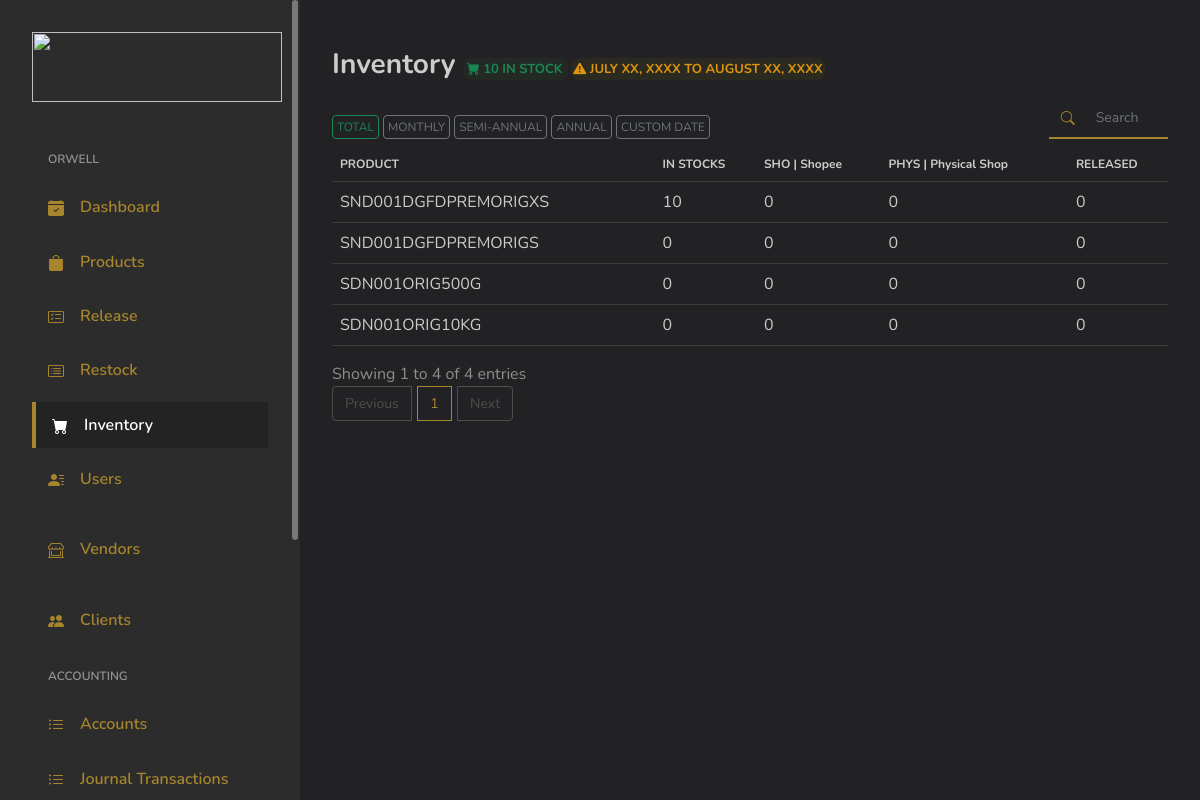
Page /index.php/admin/inventory on the earlier database version.
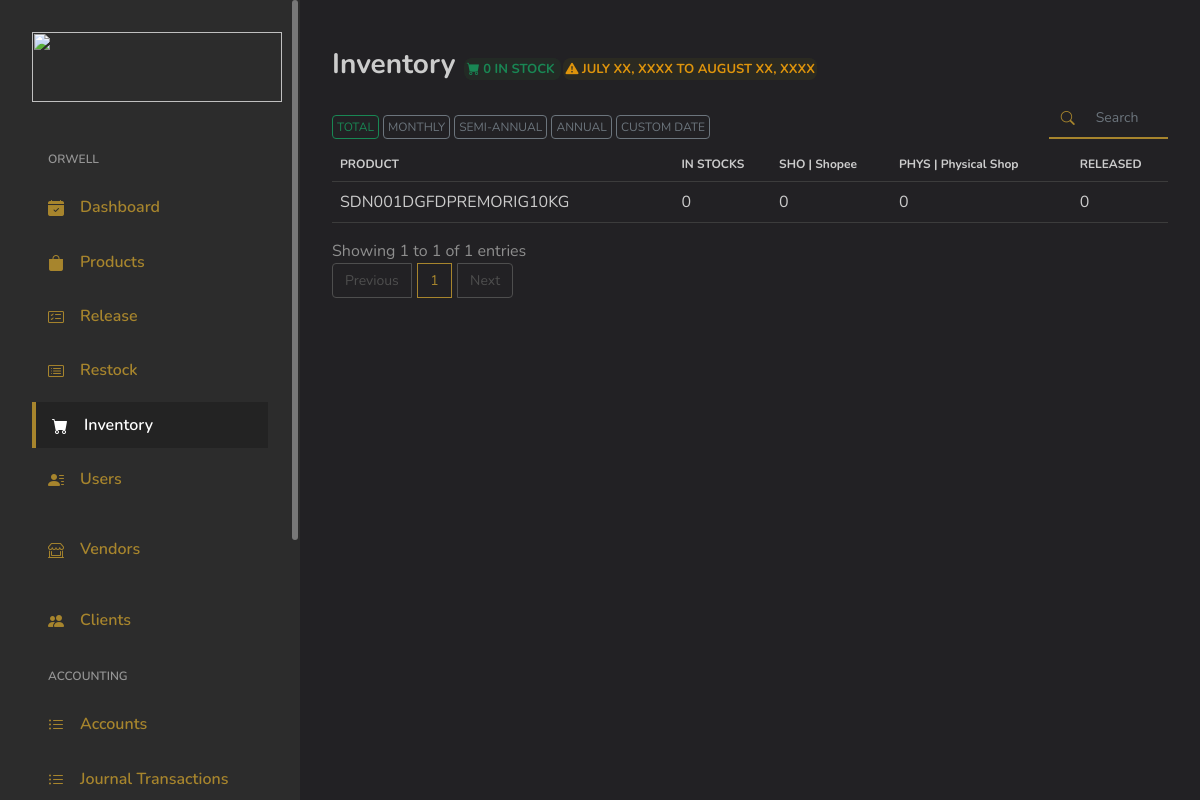
Same page on the later database version.
### tables this page shows
CREATE TABLE `products` (
  `ID` int(11) NOT NULL,
  `U_ID` int(11) DEFAULT NULL,
  `Code` varchar(255) DEFAULT NULL,
  `Product_Name` varchar(255) DEFAULT NULL,
  `Description` text DEFAULT NULL,
  `InStock` int(255) DEFAULT 0,
  `Released` int(255) DEFAULT 0,
  `Product_Category` varchar(255) DEFAULT NULL,
  `Product_Weight` varchar(255) DEFAULT NULL,
  `Price_PerItem` varchar(255) DEFAULT NULL,
  `Cost_PerItem` varchar(255) DEFAULT NULL,
  `DateAdded` varchar(255) DEFAULT NULL,
  `PriceSelling` varchar(255) DEFAULT '0',
  `Barcode_Images` varchar(255) DEFAULT NULL,
  `Status` int(11) DEFAULT NULL COMMENT '1 = added\r\n2 = archive\r\n3 = removed'
);

### application/controllers/Admin.php (called while the page is built, shortened)
<?php
class Admin extends MY_Controller {
	public $globalData = [];
	public function __construct()
	{
		$this->load->model('Model_Selects');
		$this->load->model('Model_Security');
		$this->load->model('Model_Inserts');
		$this->load->model('Model_Logbook');
		$this->load->model('Model_Updates');
		$this->load->model('Model_Deletes');
	}
	public function inventory()
	{
		$data = [];
		$data = array_merge($data, $this->globalData);
		$header['pageTitle'] = 'Inventory';
		$data['globalHeader'] = $this->load->view('main/globals/header', $header);
		$this->load->view('admin/inventory', $data);
	}
}

### index.php (called while the page is built, shortened)
<?php
require_once BASEPATH.'core/CodeIgniter.php';

### application/models/Model_Selects.php (called while the page is built, shortened)
<?php
class Model_Selects extends CI_Model {
	public function GetAllProducts()
	{
		$this->db->select('*');
		$this->db->order_by('ID', 'asc');
		$result = $this->db->get('products');
		return $result;
	}
}

### application/views/admin/inventory.php (the view, shortened to what this page needs)
<?php
$totalStocks = 0;
$getAllProducts = $this->Model_Selects->GetAllProducts();
if ($getAllProducts->num_rows() > 0) {
	foreach ($getAllProducts->result_array() as $row) {
		$totalStocks += $row['InStock'];
	}
}
?>
</head>
<body>
<div id="app">
	<?php $this->load->view('main/template/sidebar') ?>
	<div id="main">
		<div class="page-heading">
			<div class="page-title">
				<div class="row">
					<div class="col-sm-12">
						<h3>Inventory
							<span class="text-center success-banner-sm">
								<i class="bi bi-cart-fill"></i> <?=$totalStocks;?> IN STOCK
							</span>
							<span class="text-center info-banner-sm">
								<i class="bi bi-exclamation-triangle-fill"></i> JULY XX, XXXX TO AUGUST XX, XXXX
							</span>
						</h3>
					</div>
					<div class="col-sm-12 col-md-10 pt-4 pb-2">
						<button type="button" class="btn btn-sm-success">TOTAL</button>
						<button type="button" class="btn btn-sm-secondary disabled-hover">MONTHLY</button>
						<button type="button" class="btn btn-sm-secondary disabled-hover">SEMI-ANNUAL</button>
						<button type="button" class="btn btn-sm-secondary disabled-hover">ANNUAL</button>
						<button type="button" class="btn btn-sm-secondary disabled-hover">CUSTOM DATE</button>
					</div>
					<div class="col-sm-12 col-md-2 mr-auto pt-4 pb-2" style="margin-top: -15px;">
						<div class="input-group">
							<div class="input-group-prepend">
								<span class="input-group-text" style="font-size: 14px;"><i class="bi bi-search h-100 w-100" style="margin-top: 5px;"></i></span>
							</div>
							<input type="text" id="tableSearch" class="form-control" placeholder="Search" style="font-size: 14px;">
						</div>
					</div>
				</div>
			</div>
			<section class="section">
				<div class="table-responsive">
					<table id="productsTable" class="table">
						<thead style="font-size: 12px;">
							<th>PRODUCT</th>
							<th>IN STOCKS</th>
							<th>SHO | Shopee</th>
							<th>PHYS | Physical Shop</th>
							<th>RELEASED</th>
						</thead>
						<tbody>
							<?php
							if ($getAllProducts->num_rows() > 0):
								foreach ($getAllProducts->result_array() as $row): ?>
									<tr>
										<td>
											<?=$row['Code'];?>
										</td>
										<td>
											<?=$row['InStock'];?>
										</td>
										<td>
											0
										</td>
										<td>
											0
										</td>
										<td>
											<?=$row['Released']?>
										</td>
									</tr>
							<?php endforeach;
							endif; ?>
						</tbody>
					</table>
				</div>
			</section>
		</div>
	</div>
</div>
</body>
</html>

### application/views/main/globals/header.php (shortened to what this page needs)
<!DOCTYPE html>
<html lang="en">
<head>
	<link rel="stylesheet" href="<?=base_url()?>/assets/css/bootstrap.css">
	<link rel="stylesheet" href="<?=base_url()?>/assets/vendors/perfect-scrollbar/perfect-scrollbar.css">
	<link rel="stylesheet" href="<?=base_url()?>/assets/vendors/bootstrap-icons/bootstrap-icons.css">
	<link rel="stylesheet" href="<?=base_url()?>/assets/css/app.css">
	<link href="<?=base_url();?>assets/css/style.css?v5" rel="stylesheet">

### application/views/main/template/sidebar.php (shortened to what this page needs)
<div id="sidebar" class="active">
	<div class="sidebar-wrapper active">
		<div class="sidebar-header">
			<div class="d-flex justify-content-between">
				<div class="logo">
					<a href="index.html"><img src="<?=base_url() . 'assets/images/manalok9_logo.png'?>" width="250" height="70"></a>
				</div>
			</div>
		</div>
		<div class="sidebar-menu">
			<ul class="menu">
				<li class="sidebar-title">ORWELL</li>
				<li class="sidebar-item sidebar-admin-dashboard">
					<a href="<?=base_url().'admin'?>" class='sidebar-link'>
						<i class="bi bi-calendar-check-fill"></i>
						<span>Dashboard</span>
					</a>
				</li>
				<li class="sidebar-item sidebar-admin-products">
					<a href="<?=base_url().'admin/products'?>" class='sidebar-link'>
						<i class="bi bi-bag-fill"></i>
						<span>Products</span>
					</a>
				</li>
				<li class="sidebar-item sidebar-admin-release_product">
					<a href="<?=base_url()?>admin/product_releasing" class='sidebar-link'>
						<i class="bi bi-card-checklist"></i>
						<span>Release </span>
					</a>
				</li>
				<li class="sidebar-item sidebar-admin-restock_product">
					<a href="<?=base_url()?>admin/product_restocking" class='sidebar-link'>
						<i class="bi bi-card-list"></i>
						<span>Restock </span>
					</a>
				</li>
				<li class="sidebar-item sidebar-admin-inventory">
					<a href="<?=base_url().'admin/inventory'?>" class='sidebar-link'>
						<i class="bi bi-cart-fill"></i>
						<span>Inventory</span>
					</a>
				</li>
				<li class="sidebar-item sidebar-admin-employees">
					<a href="<?=base_url().'admin/users'?>" class='sidebar-link'>
						<i class="bi bi-person-lines-fill"></i>
						<span>Users</span>
					</a>
				</li>
				<li class="sidebar-item sidebar-admin-vendors pt-3">
					<a href="<?=base_url().'admin/vendors'?>" class='sidebar-link'>
						<i class="bi bi-shop-window"></i>
						<span>Vendors</span>
					</a>
				</li>
				<li class="sidebar-item sidebar-admin-clients pt-3">
					<a href="<?=base_url().'admin/clients'?>" class='sidebar-link'>
						<i class="bi bi-people-fill"></i>
						<span>Clients</span>
					</a>
				</li>
				<li class="sidebar-title">ACCOUNTING</li>
				<li class="sidebar-item sidebar-admin-accounting-accounts">
					<a href="<?=base_url().'admin/accounts'?>" class='sidebar-link'>
						<i class="bi bi-list-ul"></i>
						<span>Accounts</span>
					</a>
				</li>
				<li class="sidebar-item sidebar-admin-accounting-journal-transactions">
					<a href="<?=base_url().'admin/journals'?>" class='sidebar-link'>
						<i class="bi bi-list-ul"></i>
						<span>Journal Transactions</span>
					</a>
				</li>
			</ul>
		</div>
	</div>
</div>

### assets/css/app.css (style rules this page uses)
#sidebar.active .sidebar-wrapper { left:0 }
.sidebar-wrapper { width:300px;height:100vh;position:fixed;top:0;z-index:10;overflow-y:auto;background-color:#fff;bottom:0;transition:left .5s ease-out }
.sidebar-wrapper .sidebar-header { padding:2rem 2rem 1rem;font-size:2rem;font-weight:700 }
.sidebar-wrapper .sidebar-header img { height:1.2rem }
.sidebar-wrapper .menu { margin-top:2rem;padding:0 2rem;font-weight:600 }
.sidebar-wrapper .menu .sidebar-title { padding:0 1rem;margin:1.5rem 0 1rem;font-size:1rem;list-style:none;font-weight:600;color:#25396f }
.sidebar-wrapper .menu .sidebar-link { display:block;padding:.7rem 1rem;font-size:1rem;display:flex;align-items:center;border-radius:.5rem;transition:all .5s;text-decoration:none;color:#25396f }
.sidebar-wrapper .menu .sidebar-link i,.sidebar-wrapper .menu .sidebar-link svg { color:#7c8db5 }
.sidebar-wrapper .menu .sidebar-link span { margin-left:1rem }
.sidebar-wrapper .menu .sidebar-item { list-style:none;margin-top:.5rem;position:relative }
.sidebar-wrapper .menu .sidebar-item.active .sidebar-link { background-color:#435ebe }
.sidebar-wrapper .menu .sidebar-item.active .sidebar-link span { color:#fff }
.sidebar-wrapper .menu .sidebar-item.active .sidebar-link i,.sidebar-wrapper .menu .sidebar-item.active .sidebar-link svg { fill:#fff;color:#fff }
.dataTable-table td,.dataTable-table thead th,.table td,.table thead th { vertical-align:middle }
.dataTable-table:not(.table-borderless) thead th,.table:not(.table-borderless) thead th { border-bottom:1px solid #dedede!important }
.bi { width:1rem;height:1rem }
#main { margin-left:300px;padding:2rem }
.page-heading { margin:0 0 2rem }
.page-heading h3 { font-weight:700 }
a { text-decoration:none }

### assets/css/style.css (style rules this page uses)
body { background-color: #222124; color: #8e8e8e; }
.h1, .h2, .h3, .h4, .h5, .h6, h1, h2, h3, h4, h5, h6 { color: #ccc; }
.form-control { border: none; border-radius: 0; border-bottom: 2px solid #a7852d; color: #ccc; background-color: transparent; }
.input-group>:not(:first-child):not(.dropdown-menu):not(.valid-tooltip):not(.valid-feedback):not(.invalid-tooltip):not(.invalid-feedback) { margin-left: -3px; }
.input-group-text { background-color: transparent; border: none; border-radius: 0; border-bottom: 2px solid #a7852d; color: #a7852d; }
a { color: #a7852d; }
.table, table { border-color: #3c3c3c; }
.table { color: #ccc; }
.dataTable-table:not(.table-borderless) thead th, .table:not(.table-borderless) thead th { border-bottom: 1px solid #3c3c3c !important; }
.sidebar-wrapper .sidebar-header img { height: 100%; }
.sidebar-wrapper { background-color: #2c2c2c; }
.sidebar-wrapper .menu .sidebar-link { color: #a7852d; }
.sidebar-wrapper .menu .sidebar-link i, .sidebar-wrapper .menu .sidebar-link svg { color: #a7852d; }
.sidebar-wrapper .menu .sidebar-item.active .sidebar-link { border-radius: 0px; color: #fff; background-color: rgba(0, 0, 0, 0.20); border-left: 4px solid #a7852d; transition: 0s; }
.sidebar-wrapper .menu .sidebar-title { color: #ccc; }
.bi { vertical-align: -.125em; width: 1em; height: 1em; }
.sidebar-title { font-size: 0.75rem !important; opacity: 0.66; }
.info-banner-sm { font-size: 13px; color: #de940c; margin: 0.08rem; border-radius: 8px; padding: 0.15rem; background-color: rgba(155, 155, 0, 0.08); }
.success-banner-sm { font-size: 13px; color: #198754; margin: 0.08rem; border-radius: 8px; padding: 0.15rem; background-color: rgba(55, 155, 55, 0.08); }
.disabled-hover { cursor: not-allowed !important; }
.btn-sm-success { border: 1px solid #198754; background-color: transparent; color: #198754; padding: 2px 4px; font-size: 12px; cursor: pointer; }
.btn-sm-secondary { border: 1px solid #6c757d; background-color: transparent; color: #6c757d; padding: 2px 4px; font-size: 12px; cursor: pointer; }

Differences in the rows shown:
removed products: Code "SND001DGFDPREMORIGXS", InStock "10", Released "0"
removed products: Code "SND001DGFDPREMORIGS", InStock "0", Released "0"
removed products: Code "SDN001ORIG500G", InStock "0", Released "0"
removed products: Code "SDN001ORIG10KG", InStock "0", Released "0"
added products: Code "SDN001DGFDPREMORIG10KG", InStock "0", Released "0"
Other differences:
$totalStocks: "10" → "0"
text written by a page script: "Showing 1 to 4 of 4 entries Previous 1 Next" → "Showing 1 to 1 of 1 entries Previous 1 Next"
